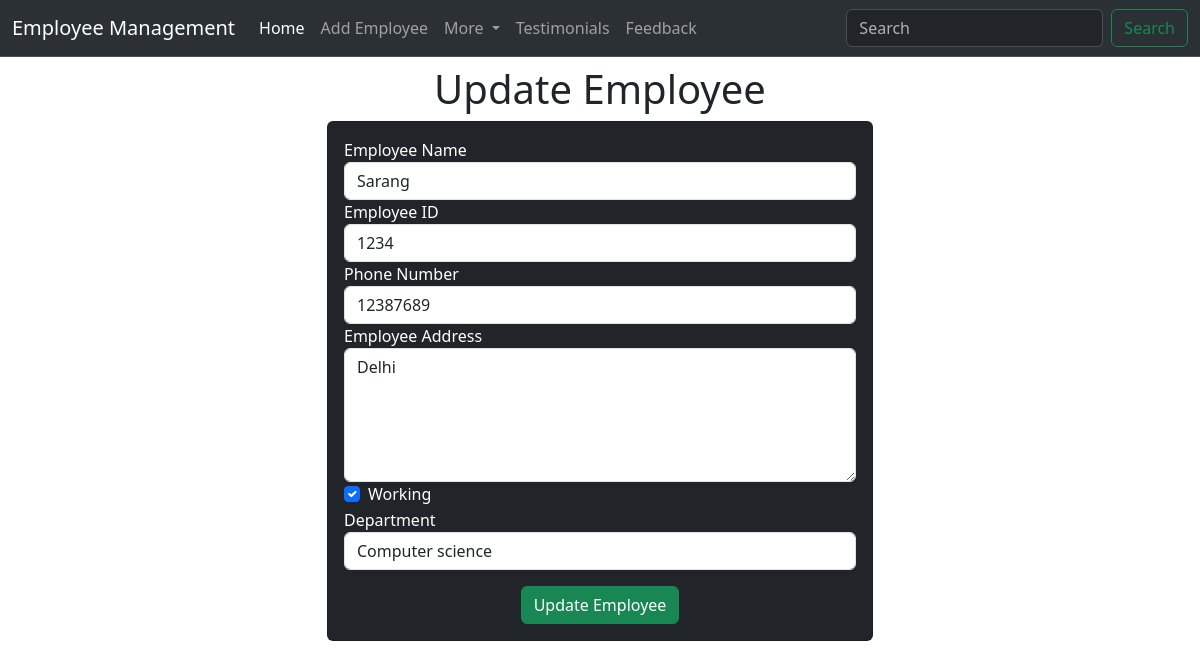
The page /emp/update-emp/8 on the database its author committed.
### emp/models.py (models this page shows, shortened)
class Emp(models.Model):
    name=models.CharField(max_length=200)
    emp_id=models.CharField(max_length=200)
    phone=models.CharField(max_length=10)
    address=models.CharField(max_length=150)
    working=models.BooleanField(max_length=True)
    department=models.CharField(max_length=10)

### emp/views.py (the view)
# urls.py: path('update-emp/<int:emp_id>',update_emp),
def update_emp(request,emp_id):
    emp=Emp.objects.get(pk=emp_id)
    return render(request, "emp/update_emp.html",{
        'emp':emp
    })

### templates/emp/update_emp.html (shortened to what this page needs)
<!doctype html>
<html lang="en">
  <head>
    <link href="https://cdn.jsdelivr.net/npm/bootstrap@5.3.6/dist/css/bootstrap.min.css" rel="stylesheet">
  </head>
  <body>
    {% include 'emp/navbar.html' %}
    <h1 class="text-center my-2">Update Employee</h1>
    <div class="container">
        <div class="row">
            <div class="col-md-6 offset-md-3">
                <div class="card bg-dark text-white">
                    <div class="card-body">
                        <form action="/emp/do-update-emp/{{emp.id}}" method="POST">
                            <div class="class-mb-3">
                                <label for="name">Employee Name</label>
                                <input id="name"
                                type="text"
                                class="form-control"
                                placeholder="Enter Name"
                                name="emp_name"
                                value="{{emp.name}}"/>
                            </div>
                            <div class="class-mb-3">
                                <label for="id">Employee ID</label>
                                <input id="id"
                                type="text"
                                class="form-control"
                                placeholder="Enter ID"
                                name="emp_id"
                                value="{{emp.emp_id}}"/>
                            </div>
                            <div class="class-mb-3">
                                <label for="phone">Phone Number</label>
                                <input id="phone"
                                type="text"
                                class="form-control"
                                placeholder="Enter Number"
                                name="emp_phone"
                                value="{{emp.phone}}"/>
                            </div>
                            <div class="class-mb-3">
                                <label for="address">Employee Address</label>
                                <textarea name="emp_address"
                                id="address" rows="5"
                                class="form-control">{{emp.address}}</textarea>
                            </div>
                            <div class="class-mb-3 form-check">
                                <label for="working">Working</label>
                                <input {% if emp.working %} checked {% endif %}
                                id="working"
                                type="checkbox" name="emp_working"
                                class="form-check-input">
                            </div>
                            <div class="mb-3">
                                <label for="department">Department</label>
                                <select value="{{emp.department}}" name="emp_department" id="department" class="form-control">
                                    <option value="CSE">Computer science</option>
                                </select>
                            </div>
                            <div class="container text-center">
                                <button class="btn btn-success">
                                    Update Employee
                                </button>
                            </div>
                        </form>
                    </div>
                </div>
            </div>
        </div>
    </div>
  </body>
</html>

### rows shown on the page
Emp: emp_name "Sarang", emp_id "1234", emp_phone "12387689", emp_address "Delhi", working "☑", emp_department "Computer science"
